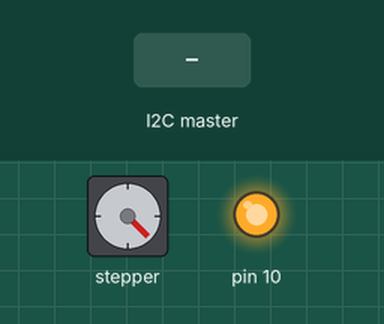
Simulated run of this sketch. Board: Arduino Uno, built with avr-gcc and run on an emulated ATmega328P. On the bench: stepper motor, output pins drawn as LEDs (lit = HIGH). Wiring (inferred from the names in the program): stepper motor driver (200 steps per turn assumed): step pin 5; direction pin 4; enable pin 6. Inputs (shaded band) come from the test bench. Pins used as bus, display or sensor lines are not drawn; what the sketch prints to the serial monitor is not drawn.

Above: at 1.2 s.
1.3 s: the I2C master sends the byte 2
At 1.68 s:
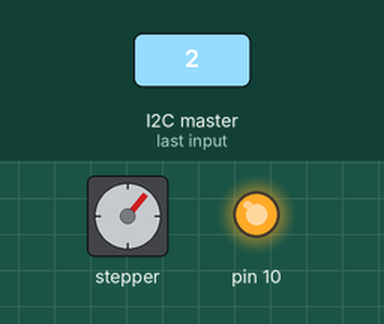
4.3 s: the I2C master sends the byte 90
At 4.74 s:
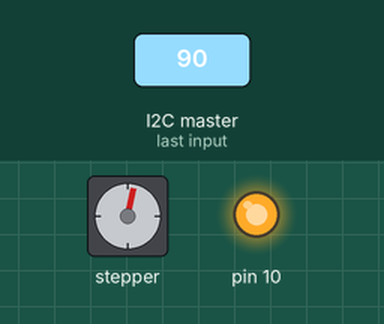
7.3 s: the I2C master sends the byte 0
At 7.79 s:
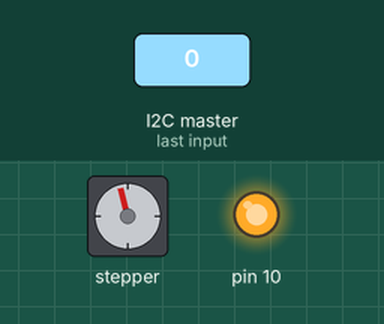
Timing chart, 0 to 16.3 s (numbered marks = the images above; inputs shaded):
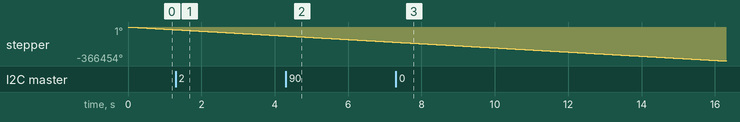

The sketch:

SlaveI2C_ordered.ino
```cpp
#include "macros_var.h"

void setup() {
  Initialize();
  resetParam();
}

void loop() {
  printData();
  action(ID_action, param1, param2);
  if (ID_action == 2) control_loop_vel();
  else control_loop_pos();


}


/*********************************************************/
/********           ACCIONES Y REQUEST      **************/
/*********************************************************/

void action(int ID_action, float param1, int param2) {
  switch (ID_action) {

    case 0: theta1_ref = REF_HOME; break;
    case 1: break;
    case 2: Vref = param1; break;
    case 3: theta1_ref = param1; break;
    case 4: break;

    case 10: break;
    case 11: break;
    case 12: break;
    case 14: break;

    case 20: break;

    case 30: {
        theta1 = HOME;
        theta1_ref = HOME;
        break;
      }
    default: break;

  }
}

void requestEvent() {
  Serial.println("REQUEST EVENT");
  if (Type == 'R') {
    if (ID_action == 20) {
      aux_theta1 = String(theta1);
      for (int i = 0; aux_theta1.length() > i; i++)Wire.write(aux_theta1[i]);
      delay(1);
      done = '1';
    }
  }

  else if (Type == 'S') {
    switch (ID_action) {
      case 0: {
          //Caso HOME
          if (abs(theta1 - theta1_ref) <= DeadZone) done = '1';
          else done = '0';
          break;
        }
      case 2:
        { if (error_vel < 5)done = '1';
          else done = '0';
          break;
        }
      case 3: {
          if (abs(theta1 - theta1_ref) <= DeadZone) done = '1';
          else done = '0';
          break;
        }
      case 30:{done='1';break;
        }
      default: break;
    }
    Wire.write((char)done);
  }
  else Wire.write("ERROR");
}

/*********************************************************/
/********            BUCLES DE CONTROL      **************/
/*********************************************************/


void control_loop_pos() {
  t = millis();

  theta1 = leerEncoder();
  error_pos = difAngle(theta1_ref, theta1);
  PID_pos = Kp_pos * error_pos + Ki_pos * (error_pos - pastError_pos);
  dly = fabs(1 / (PID_pos)) * (150 / 32);
  pastError_pos = error_pos;

  while (millis() - t < 5) {
    if (dly != 0) {
      sendStep(dly, (PID_pos > 0) ? 1 : 0);
    }
  }
}

void control_loop_vel() {

  t = millis();
  theta1 = leerEncoder();

  diff = (difAngle(theta1, angle0)) * TO_RAD;
  angle0 = theta1;

  inc_t = (millis() - t0) / 1000;

  V1 = diff / inc_t;

  t0 = millis();
  V1 = V0 + Kf_vel * (V1 - V0);
  V0 = V1;

  error_vel = Vref - V1;

  PID_vel = Vref + (Kp_vel * (1 + error_vel / 10)) * error_vel + Ki_vel * (error_vel - pastError_vel);
  pastError_vel = error_vel;

  //calcula la velocidad
  dly = fabs(1.0 / (PID_vel)) * (4.90873);

  while (millis() - t < 20) {
    if (dly != 0) {
      sendStep(dly, (PID_vel > 0) ? 1 : 0);
    }
  }
}

/*********************************************************/
/********            IMPRIMIR DATOS         **************/
/*********************************************************/

void printData() {
  Serial.print("ID= ");
  Serial.print(ID_action);
  Serial.print(" param1= ");
  Serial.print(param1);
  Serial.print(" theta1= ");
  Serial.print(theta1);
  Serial.print(" theta1_ref = ");
  Serial.print(theta1_ref);
  Serial.print(" done= ");
  Serial.print(done);
  Serial.print(" V1= ");
  Serial.print(V1);
  Serial.println();
}


/*********************************************************/
/********           GESTION DEL I2C         **************/
/*********************************************************/

void receiveEvent(int howMany) {
  Serial.print("RECIBIDO");
  if (Wire.available() > 0) {
    MSG = "";
    for (int i = 0; i < howMany; i++)MSG += (char)Wire.read();
    process_MSG(MSG);
  }
}


/*********************************************************/
/********           GESTION DEL MENSAJE     **************/
/*********************************************************/

void process_MSG(String mensaje) {

  String ID, p1, p2;
  ID = "";
  p1 = "";
  p2 = "";
  resetParam();

  //captura el modo
  Type = mensaje[0];
  mensaje.remove(0, 1);
  int i = 0;

  //captura el ID
  while (mensaje[i] != ' ' && mensaje.length() >= i) {
    ID += mensaje[i];
    i++;
  }

  mensaje.remove(0, i + 1);
  ID_action = ID.toInt();


  if (ID_action == 5); //ir a home

  //si hay que capturar parámetros

  else {
    //captura el 1er parametro
    i = 0;
    while (mensaje[i] != ' ' && mensaje.length() >= i) {
      p1 += mensaje[i];
      i++;
    }
    mensaje.remove(0, i + 1);


    if (ID_action == 4) {
      param1 = p1.toInt();

      //captura el parametro 2
      //captura el 1er parametro
      i = 0;
      while (mensaje[i] != ' ' && mensaje.length() >= i) {
        p2 += mensaje[i];
        i++;
      }
      mensaje.remove(0, i);

      param2 = p2.toInt();
    }
    else {
      param1 = p1.toFloat();
    }

  }

}


/*********************************************************/
/********                STEPPER            **************/
/*********************************************************/

void sendStep(int delay_step, short int dir) {
  digitalWrite(DIR_PIN, ((dir >= 1) ? HIGH : LOW));
  digitalWrite(STEP_PIN, HIGH);
  delay(delay_step);
  digitalWrite(STEP_PIN, LOW);
  delay(delay_step);
}

/*********************************************************/
/********               ENCODER             **************/
/*********************************************************/

float leerEncoder()  {
  long angulo;

  // COMUNICACIÓN SPI
  digitalWrite(CSN_PIN, LOW);
  byte msb = SPI.transfer(0xFF);
  byte lsb = SPI.transfer(0xFF);
  digitalWrite(CSN_PIN, HIGH);

  angulo = (((msb << 8) | lsb) & 0X3FFF); // msb | lsb (usando 14 bit)

  return ((float) angulo) * RESOLUTION; // 0.02197265625.... 360/(1<<14) Resolución del encoder 14 bit
}

// Diferencia entre ángulos (-180<phi<=180)

float difAngle(float a, float b) {
  float angulo = a - b;
  float aux=angulo;
  //if (fabs(angulo) < (DeadZone * 0.5)) return 0;
  if (angulo <= -180.0)
    aux= 360.0 + angulo;
  else if (angulo > 180.0)
    aux= -360.0 + angulo;
  if (aux<0.5)aux=0;
  return aux;
}

/*********************************************************/
/********           INICIALIZACION          **************/
/*********************************************************/


void resetParam() {
  Type = '0';
  ID_action = 0;
  param1 = 0;
  param2 = 0;

}


void Initialize() {
  pinMode(LED_BUILTIN, OUTPUT); // LED
  pinMode(CSN_PIN, OUTPUT);     // Chip Select SPI
  pinMode(STEP_PIN, OUTPUT);    // Step Driver
  pinMode(DIR_PIN, OUTPUT);     // Dir Driver
  pinMode(EN_PIN, OUTPUT);      // Enable Driver

  digitalWrite(LED_BUILTIN, HIGH); // Encender LED, inicialización

  // I2C
  Wire.begin(0x11);                // Conectarse al bus I2C con la dirección indicada
  // Callback al recibir un paquete de datos
  Wire.onReceive(receiveEvent);
  // Callback del request
  Wire.onRequest(requestEvent);

  // Serial
  Serial.begin(115200);         // Comunicación Serial a 115200 Baudios
  Serial.setTimeout(5);         // Timeout de 5ms

  // SPI
  SPISettings settings(10000000, MSBFIRST, SPI_MODE1);  // Parámetros de la comunicación (Datasheet AS5047D)
  SPI.begin();                                          // Iniciar la comunicación
  delay(10);                                          // TODO (Probar si es necesario)
  SPI.beginTransaction(settings);                       // Empezar comunicación SPI

  digitalWrite(LED_BUILTIN, LOW); // Apagar LED

  digitalWrite(EN_PIN, LOW);  // Encender Driver

}
```

macros_var.h
```cpp
#ifndef MACROS_VAR
#define MACROS_VAR

#include <SPI.h>
#include <Wire.h>

#define CSN_PIN 11 //Pin slave-select del AS5047D
#define STEP_PIN 5 //Pin Step del DRV8825
#define DIR_PIN 4 //Pin Dir del DRV8825
#define EN_PIN 6 //Pin enable del DRV8825

#define RESOLUTION 0.0219726 // 0.02197265625.... 360/(1<<14) Resolución del encoder 14 bit
#define DLY_FROM_RPM

#define ZM 0.4   // Zona muerta (Histéresis)
#define INIT 0 // Posición inicial
#define SLEEP 10   // Espera entre movimientos
#define STEP 100     // Ancho del pulso para el stepper

#define SPEED_THETA 20
#define REF_HOME -50
#define HOME 0
#define TO_RAD 0.01745329   //2*PI/360

/* DECLARACION DE VARIABLES GLOBALES*/

// Variables del mensaje

String MSG;
char Type;
int ID_action;
float param1;
int param2;

// variable de estado
char done = '1';
float theta1;  //theta1 o theta 2
float theta1_ref;  //theta1_ref, theta2_ref;
float Vref = SPEED_THETA;


// parametros
float K[3];
float  Amax, A2max;
float DeadZone = 0.04 ;


//PID THINGS

//pos

float Kp_pos=1;
float Ki_pos=0.01;
float error_pos=0;
float pastError_pos=0;
float PID_pos=0;

//vel

float Kp_vel=5;
float Ki_vel=0.5;
float Kf_vel=0.2;
float error_vel=0;
float pastError_vel=0;
float PID_vel=0;

float dly;
float t0 = 0;
float inc_t, t;
float V0 = 0;
float V1 = 0;
float angle0 = 0;
float angle1 = 0;


float diff;


String aux_theta1 = "";

// Tipo de dato para almacenar un float y poder acceder a sus bytes de forma cómoda
union Float {
  float raw;
  byte buffer[sizeof(float)];
};


#endif
```
